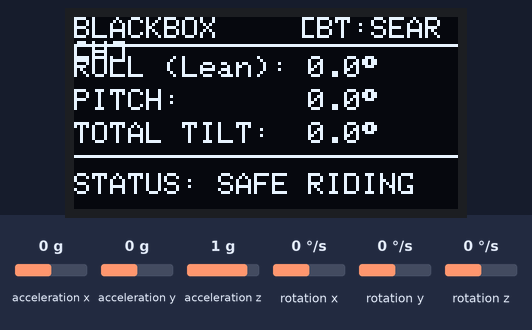
The sketch below on a simulated ESP32. On the bench: 128×64 one-colour display. The inputs (shaded band) are chosen by the test bench; at power-on: acceleration x 0 g, acceleration y 0 g, acceleration z 1 g, rotation x 0 °/s, rotation y 0 °/s, rotation z 0 °/s. Nothing arrives over Bluetooth unless stated; a phone connects over Bluetooth LE 3 s after start; what the sketch prints to the serial monitor is not drawn.

Above: at 5.0 s.
5.1 s: acceleration x set to -1.4 g
At 6.5 s:
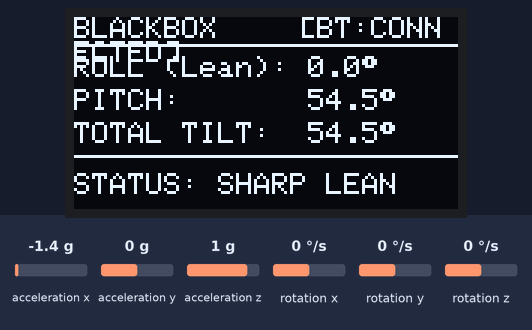
7.3 s: acceleration y set to -1.4 g
At 7.6 s:
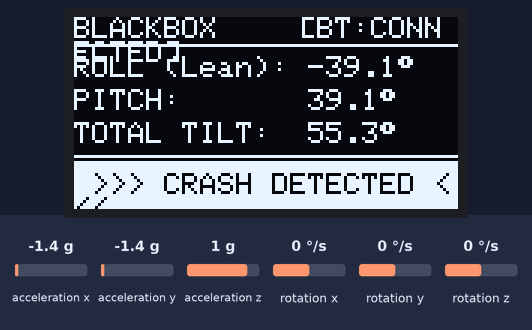
8.8 s: acceleration z set to -1.4 g
At 10.0 s:
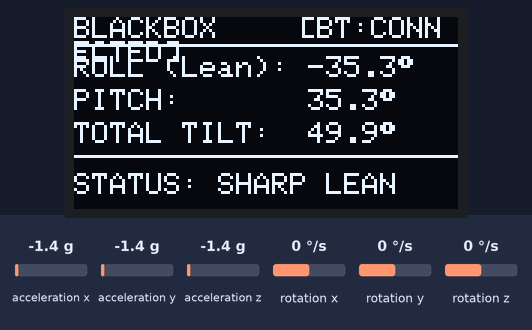
10.3 s: acceleration x set to -0.8 g
At 11.2 s:
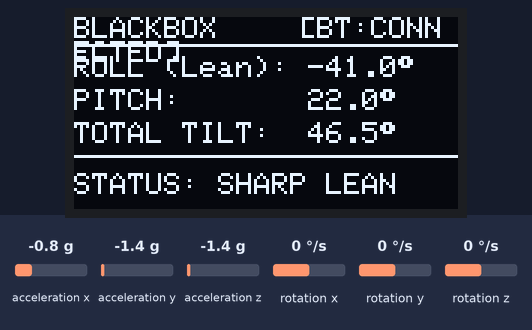
11.8 s: acceleration y set to 0 g
At 12.4 s:
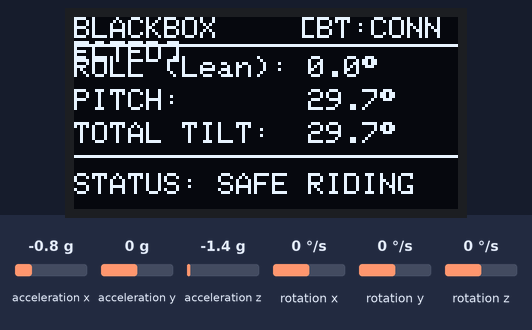
13.3 s: acceleration z set to -0.8 g
At 13.6 s:
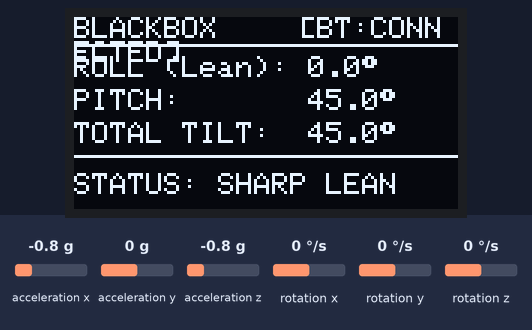
Timing chart, 0 to 15.8 s (numbered marks = the images above; inputs shaded):
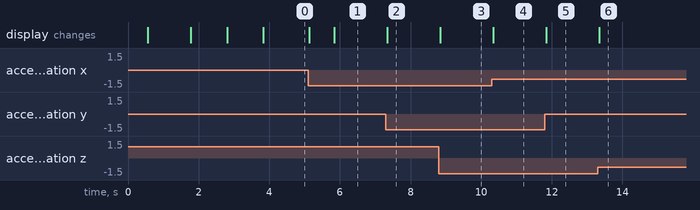

The sketch:

esp32_mpu6050_ble_oled_v1.ino
```cpp
/*
  =============================================================================
  Two-Wheeler Blackbox - Step 3: MPU-6050 + OLED + BLE (55-Degree Fall Detection)
  Board: ESP32 Dev Module
  Libraries Required:
    - MPU6050_light (by rfetick)
    - Adafruit_SH110X (by Adafruit)
    - Adafruit_GFX (by Adafruit)
  =============================================================================
*/

#include <Wire.h>
#include <Adafruit_GFX.h>
#include <Adafruit_SH110X.h>
#include <MPU6050_light.h>
#include <BLEDevice.h>
#include <BLEServer.h>
#include <BLEUtils.h>
#include <BLE2902.h>

// ---------------- OLED Setup ----------------
#define SCREEN_WIDTH 128
#define SCREEN_HEIGHT 64
#define OLED_RESET -1
Adafruit_SH1106G display(SCREEN_WIDTH, SCREEN_HEIGHT, &Wire, OLED_RESET);

// ---------------- MPU-6050 Setup ----------------
MPU6050 mpu(Wire);

// ---------------- Threshold Configuration ----------------
// Trigger crash if bike tilts 55 degrees or more in ANY direction
const float CRASH_ANGLE_THRESHOLD = 55.0;

// ---------------- BLE UUID Definitions ----------------
#define SERVICE_UUID        "4fafc201-1fb5-459e-8fcc-c5c9c331914b"
#define CHARACTERISTIC_UUID "beb5483e-36e1-4688-b7f5-ea07361b26a8"

BLEServer* pServer = NULL;
BLECharacteristic* pCharacteristic = NULL;
bool deviceConnected = false;
bool oldDeviceConnected = false;

class MyServerCallbacks: public BLEServerCallbacks {
    void onConnect(BLEServer* pServer) {
      deviceConnected = true;
      Serial.println("[BLE] Phone Connected!");
    };

    void onDisconnect(BLEServer* pServer) {
      deviceConnected = false;
      Serial.println("[BLE] Phone Disconnected!");
    }
};

unsigned long lastUpdate = 0;

void setup() {
  Serial.begin(115200);
  delay(500);

  Wire.begin(21, 22);

  // 1. Initialize OLED Screen
  if (!display.begin(0x3C, true)) {
    Serial.println(F("[ERROR] OLED not detected!"));
    while (1);
  }
  display.clearDisplay();
  display.setTextColor(SH110X_WHITE);
  display.setTextSize(1);
  display.setCursor(10, 15);
  display.println("SMART BLACKBOX");
  display.setCursor(10, 35);
  display.println("Starting BLE & MPU...");
  display.display();
  delay(1200);

  // 2. Initialize MPU-6050
  byte status = mpu.begin();
  if (status != 0) {
    display.clearDisplay();
    display.setCursor(0, 25);
    display.println("MPU6050 Error!");
    display.display();
    while (1);
  }

  display.clearDisplay();
  display.setCursor(10, 20);
  display.println("Calibrating MPU...");
  display.setCursor(10, 38);
  display.println("KEEP SENSOR FLAT!");
  display.display();

  // Calibrate gyro & accel offsets (Sensor MUST be flat on table)
  mpu.calcOffsets(true, true);

  // 3. Initialize BLE
  BLEDevice::init("Bike-Blackbox-ESP32");
  pServer = BLEDevice::createServer();
  pServer->setCallbacks(new MyServerCallbacks());

  BLEService *pService = pServer->createService(SERVICE_UUID);

  pCharacteristic = pService->createCharacteristic(
                      CHARACTERISTIC_UUID,
                      BLECharacteristic::PROPERTY_READ   |
                      BLECharacteristic::PROPERTY_NOTIFY
                    );
  pCharacteristic->addDescriptor(new BLE2902());

  pService->start();
  BLEAdvertising *pAdvertising = BLEDevice::getAdvertising();
  pAdvertising->addServiceUUID(SERVICE_UUID);
  pAdvertising->setScanResponse(true);
  pAdvertising->setMinPreferred(0x06);
  pAdvertising->setMinPreferred(0x12);
  BLEDevice::startAdvertising();

  display.clearDisplay();
  display.setCursor(15, 25);
  display.println("Ready & Calibrated!");
  display.display();
  delay(1000);
}

void loop() {
  mpu.update();

  if (millis() - lastUpdate >= 100) {
    lastUpdate = millis();

    // Read Roll (Left/Right lean) and Pitch (Front/Back tilt)
    float roll  = mpu.getAngleX(); // Side lean
    float pitch = mpu.getAngleY(); // Front/back tilt

    // Absolute lean angle values
    float absRoll  = abs(roll);
    float absPitch = abs(pitch);

    // Calculate maximum tilt across all directions
    float totalTilt = sqrt((absRoll * absRoll) + (absPitch * absPitch));

    // Check if lean angle has crossed the 55 degree safety threshold
    bool isCrash = (absRoll >= CRASH_ANGLE_THRESHOLD) ||
                   (absPitch >= CRASH_ANGLE_THRESHOLD) ||
                   (totalTilt >= CRASH_ANGLE_THRESHOLD);

    String statusStr = isCrash ? "CRASH" : "NORMAL";

    // Prepare CSV Telemetry Packet: "STATUS,ROLL,PITCH,TILT"
    String bleData = statusStr + "," + String(roll, 1) + "," + String(pitch, 1) + "," + String(totalTilt, 1);

    // Broadcast over BLE
    if (deviceConnected) {
      pCharacteristic->setValue(bleData.c_str());
      pCharacteristic->notify();
    }

    // Handle reconnect
    if (!deviceConnected && oldDeviceConnected) {
        delay(500);
        pServer->startAdvertising();
        oldDeviceConnected = deviceConnected;
    }
    if (deviceConnected && !oldDeviceConnected) {
        oldDeviceConnected = deviceConnected;
    }

    // ---------------- Update OLED Display ----------------
    display.clearDisplay();
    display.setTextSize(1);

    // Header Bar
    display.setCursor(0, 0);
    display.print("BLACKBOX");
    display.setCursor(75, 0);
    display.print(deviceConnected ? "[BT:CONNECTED]" : "[BT:SEARCH]");
    display.drawLine(0, 9, 127, 9, SH110X_WHITE);

    // Live Angle Readings
    display.setCursor(0, 13);
    display.print("ROLL (Lean): ");
    display.print(roll, 1);
    display.print((char)247);

    display.setCursor(0, 24);
    display.print("PITCH:       ");
    display.print(pitch, 1);
    display.print((char)247);

    display.setCursor(0, 35);
    display.print("TOTAL TILT:  ");
    display.print(totalTilt, 1);
    display.print((char)247);

    // Visual Alert Bar
    display.drawLine(0, 46, 127, 46, SH110X_WHITE);

    if (isCrash) {
      // Flashing Crash Box
      display.fillRect(0, 48, 128, 16, SH110X_WHITE);
      display.setTextColor(SH110X_BLACK); // Inverted text
      display.setCursor(6, 52);
      display.print(">>> CRASH DETECTED <<<");
      display.setTextColor(SH110X_WHITE); // Reset text color
    } else if (totalTilt >= 35.0) {
      display.setCursor(0, 52);
      display.print("STATUS: SHARP LEAN");
    } else {
      display.setCursor(0, 52);
      display.print("STATUS: SAFE RIDING");
    }

    display.display();
  }
}
```

Measured:
- after the input at 5.1 s, the display: first changes at once (image 1 shows a later state)
- after the input at 7.3 s, the display: changes at once (image 2)
- after the input at 8.8 s, the display: changes at once (image 3)
- after the input at 10.3 s, the display: changes at once (image 4)
- after the input at 11.8 s, the display: changes at once (image 5)
- after the input at 13.3 s, the display: changes at once (image 6)
